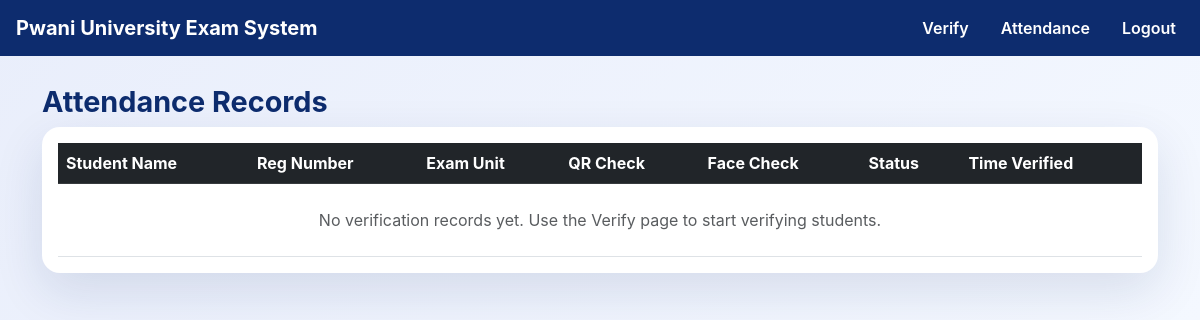
The page /attendance (signed in) on the database as committed earlier.
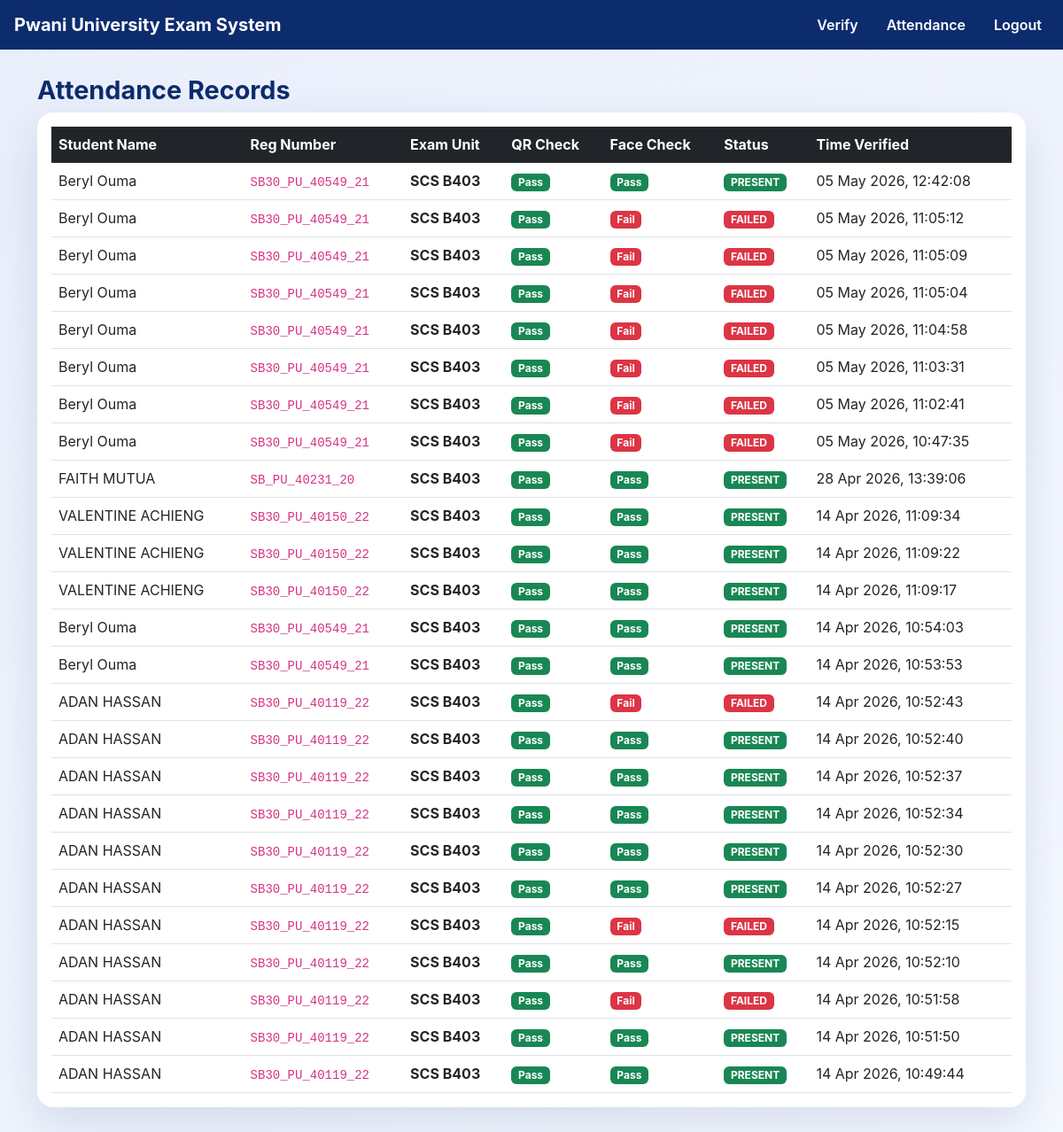
The same page on the database as committed later.
### models.py (models this page shows)
class AttendanceRecord(db.Model):
    id            = db.Column(db.Integer, primary_key=True)
    student_id    = db.Column(db.Integer, db.ForeignKey("student.id"))
    exam_id       = db.Column(db.Integer, db.ForeignKey("exam.id"))
    verified_at   = db.Column(db.DateTime, default=datetime.utcnow)
    qr_verified   = db.Column(db.Boolean, default=False)  # True = QR scanned OK
    face_verified = db.Column(db.Boolean, default=False)  # True = face matched
    status        = db.Column(db.String(20), default="pending")
    student = db.relationship("Student", backref="attendance_records")
    exam    = db.relationship("Exam",    backref="attendance_records")

class Student(db.Model):
    id            = db.Column(db.Integer, primary_key=True)
    reg_number    = db.Column(db.String(50), unique=True, nullable=False)
    full_name     = db.Column(db.String(100), nullable=False)
    course        = db.Column(db.String(100))
    email         = db.Column(db.String(100))
    face_encoding = db.Column(db.Text)       # 128-number face signature, stored as JSON
    qr_code_path  = db.Column(db.String(200))# path to the saved QR code image
    created_at    = db.Column(db.DateTime, default=datetime.utcnow)

class Exam(db.Model):
    id        = db.Column(db.Integer, primary_key=True)
    unit_code = db.Column(db.String(20),  nullable=False)
    unit_name = db.Column(db.String(100), nullable=False)
    exam_date = db.Column(db.DateTime,    nullable=False)
    venue     = db.Column(db.String(100))

### app.py (the view)
@app.route("/attendance")
@invigilator_required
def attendance():
    records = AttendanceRecord.query.order_by(
                  AttendanceRecord.verified_at.desc()).all()
    return render_template("attendance.html", records=records)

### app.py (called while the page is built)
def invigilator_required(f):
    @wraps(f)
    def decorated(*args, **kwargs):
        if not session.get("invigilator_logged_in"):
            flash("Invigilator login required.", "warning")
            return redirect(url_for("invigilator_login"))
        return f(*args, **kwargs)
    return decorated

### templates/attendance.html
{% extends "base.html" %}
{% block content %}
<p class="page-title">Attendance Records</p>
<div class="card p-3">
  <table class="table table-hover mb-0">
    <thead class="table-dark">
      <tr>
        <th>Student Name</th>
        <th>Reg Number</th>
        <th>Exam Unit</th>
        <th>QR Check</th>
        <th>Face Check</th>
        <th>Status</th>
        <th>Time Verified</th>
      </tr>
    </thead>
    <tbody>
      {% for r in records %}
      <tr>
        <td>{{ r.student.full_name }}</td>
        <td><code>{{ r.student.reg_number }}</code></td>
        <td><strong>{{ r.exam.unit_code }}</strong></td>
        <td>
          {% if r.qr_verified %}
          <span class="badge bg-success">Pass</span>
          {% else %}
          <span class="badge bg-danger">Fail</span>
          {% endif %}
        </td>
        <td>
          {% if r.face_verified %}
          <span class="badge bg-success">Pass</span>
          {% else %}
          <span class="badge bg-danger">Fail</span>
          {% endif %}
        </td>
        <td>
          <span class="badge
            bg-{% if r.status == "present" %}success{% else %}danger{% endif %}">
            {{ r.status | upper }}
          </span>
        </td>
        <td>{{ r.verified_at.strftime("%d %b %Y, %H:%M:%S") }}</td>
      </tr>
      {% endfor %}
      {% if not records %}
      <tr>
        <td colspan="7" class="text-center text-muted py-4">
            No verification records yet. Use the Verify page to
            start verifying students.
        </td>
      </tr>
      {% endif %}
    </tbody>
  </table>
</div>
{% endblock %}

### templates/base.html (shortened to what this page needs)
<!DOCTYPE html>
<html lang="en">
<head>
  <link href="https://cdn.jsdelivr.net/npm/bootstrap@5.3.0/dist/css/bootstrap.min.css"
        rel="stylesheet">
</head>
<body>
  <nav class="navbar navbar-expand-lg mb-4 px-3">
    <a class="navbar-brand fw-bold" href="/">
        Pwani University Exam System</a>
    <div class="navbar-nav ms-auto d-flex flex-row gap-3 align-items-center">
      {% if session.admin_logged_in %}
        <a class="nav-link" href="/dashboard">Dashboard</a>
        <a class="nav-link" href="/register">Register</a>
        <a class="nav-link" href="/students">Students</a>
        <a class="nav-link" href="/exams">Exams</a>
        <a class="nav-link" href="/admin/logout">Logout</a>
      {% elif session.invigilator_logged_in %}
        <a class="nav-link" href="/verify">Verify</a>
        <a class="nav-link" href="/attendance">Attendance</a>
        <a class="nav-link" href="/invigilator/logout">Logout</a>
      {% elif session.student_logged_in %}
        <a class="nav-link nav-link-portal fw-bold" href="/student-portal">📱 Student Portal</a>
        <a class="nav-link" href="/student/logout">Logout</a>
      {% else %}
        <a class="nav-link" href="/admin/login">Admin Login</a>
        <a class="nav-link" href="/invigilator/login">Supervisor Login</a>
        <a class="nav-link" href="/student/login">Student Login</a>
      {% endif %}
    </div>
  </nav>
  <div class="container pb-5">
    {% block content %}{% endblock %}
  </div>
</body>
</html>

### templates/base.html (style rules this page uses)
body { background: linear-gradient(135deg, #e9eefb 0%, #f4f8ff 100%); font-family: Inter, system-ui, -apple-system, BlinkMacSystemFont, "Segoe UI", sans-serif; }
.navbar { background: #0d2c6e; }
.navbar-brand, .nav-link { color: #ffffff !important; font-weight: 600; }
.card { border: none; border-radius: 18px; box-shadow: 0 18px 50px rgba(15, 43, 101, 0.12); }
.page-title { font-size: 1.8rem; font-weight: 700; color: #0d2c6e; margin-bottom: 0.25rem; }

Rows that differ between the two databases and show on the page:
added AttendanceRecord: student.full_name "Beryl Ouma", student.reg_number "SB30_PU_40549_21", exam.unit_code "SCS B403", qr_verified "Pass", face_verified "Pass", status "PRESENT", verified_at "05 May 2026, 12:42:08"
added AttendanceRecord: student.full_name "Beryl Ouma", student.reg_number "SB30_PU_40549_21", exam.unit_code "SCS B403", qr_verified "Pass", face_verified "Fail", status "FAILED", verified_at "05 May 2026, 11:05:12"
added AttendanceRecord: student.full_name "Beryl Ouma", student.reg_number "SB30_PU_40549_21", exam.unit_code "SCS B403", qr_verified "Pass", face_verified "Fail", status "FAILED", verified_at "05 May 2026, 11:05:09"
added AttendanceRecord: student.full_name "Beryl Ouma", student.reg_number "SB30_PU_40549_21", exam.unit_code "SCS B403", qr_verified "Pass", face_verified "Fail", status "FAILED", verified_at "05 May 2026, 11:05:04"
added AttendanceRecord: student.full_name "Beryl Ouma", student.reg_number "SB30_PU_40549_21", exam.unit_code "SCS B403", qr_verified "Pass", face_verified "Fail", status "FAILED", verified_at "05 May 2026, 11:04:58"
added AttendanceRecord: student.full_name "Beryl Ouma", student.reg_number "SB30_PU_40549_21", exam.unit_code "SCS B403", qr_verified "Pass", face_verified "Fail", status "FAILED", verified_at "05 May 2026, 11:03:31"
added AttendanceRecord: student.full_name "Beryl Ouma", student.reg_number "SB30_PU_40549_21", exam.unit_code "SCS B403", qr_verified "Pass", face_verified "Fail", status "FAILED", verified_at "05 May 2026, 11:02:41"
added AttendanceRecord: student.full_name "Beryl Ouma", student.reg_number "SB30_PU_40549_21", exam.unit_code "SCS B403", qr_verified "Pass", face_verified "Fail", status "FAILED", verified_at "05 May 2026, 10:47:35"
added AttendanceRecord: student.full_name "FAITH MUTUA", student.reg_number "SB_PU_40231_20", exam.unit_code "SCS B403", qr_verified "Pass", face_verified "Pass", status "PRESENT", verified_at "28 Apr 2026, 13:39:06"
added AttendanceRecord: student.full_name "VALENTINE ACHIENG", student.reg_number "SB30_PU_40150_22", exam.unit_code "SCS B403", qr_verified "Pass", face_verified "Pass", status "PRESENT", verified_at "14 Apr 2026, 11:09:34"
added AttendanceRecord: student.full_name "VALENTINE ACHIENG", student.reg_number "SB30_PU_40150_22", exam.unit_code "SCS B403", qr_verified "Pass", face_verified "Pass", status "PRESENT", verified_at "14 Apr 2026, 11:09:22"
added AttendanceRecord: student.full_name "VALENTINE ACHIENG", student.reg_number "SB30_PU_40150_22", exam.unit_code "SCS B403", qr_verified "Pass", face_verified "Pass", status "PRESENT", verified_at "14 Apr 2026, 11:09:17"
added AttendanceRecord: student.full_name "Beryl Ouma", student.reg_number "SB30_PU_40549_21", exam.unit_code "SCS B403", qr_verified "Pass", face_verified "Pass", status "PRESENT", verified_at "14 Apr 2026, 10:54:03"
added AttendanceRecord: student.full_name "Beryl Ouma", student.reg_number "SB30_PU_40549_21", exam.unit_code "SCS B403", qr_verified "Pass", face_verified "Pass", status "PRESENT", verified_at "14 Apr 2026, 10:53:53"
added AttendanceRecord: student.full_name "ADAN HASSAN", student.reg_number "SB30_PU_40119_22", exam.unit_code "SCS B403", qr_verified "Pass", face_verified "Fail", status "FAILED", verified_at "14 Apr 2026, 10:52:43"
added AttendanceRecord: student.full_name "ADAN HASSAN", student.reg_number "SB30_PU_40119_22", exam.unit_code "SCS B403", qr_verified "Pass", face_verified "Pass", status "PRESENT", verified_at "14 Apr 2026, 10:52:40"
added AttendanceRecord: student.full_name "ADAN HASSAN", student.reg_number "SB30_PU_40119_22", exam.unit_code "SCS B403", qr_verified "Pass", face_verified "Pass", status "PRESENT", verified_at "14 Apr 2026, 10:52:37"
added AttendanceRecord: student.full_name "ADAN HASSAN", student.reg_number "SB30_PU_40119_22", exam.unit_code "SCS B403", qr_verified "Pass", face_verified "Pass", status "PRESENT", verified_at "14 Apr 2026, 10:52:34"
added AttendanceRecord: student.full_name "ADAN HASSAN", student.reg_number "SB30_PU_40119_22", exam.unit_code "SCS B403", qr_verified "Pass", face_verified "Pass", status "PRESENT", verified_at "14 Apr 2026, 10:52:30"
added AttendanceRecord: student.full_name "ADAN HASSAN", student.reg_number "SB30_PU_40119_22", exam.unit_code "SCS B403", qr_verified "Pass", face_verified "Pass", status "PRESENT", verified_at "14 Apr 2026, 10:52:27"
added AttendanceRecord: student.full_name "ADAN HASSAN", student.reg_number "SB30_PU_40119_22", exam.unit_code "SCS B403", qr_verified "Pass", face_verified "Fail", status "FAILED", verified_at "14 Apr 2026, 10:52:15"
added AttendanceRecord: student.full_name "ADAN HASSAN", student.reg_number "SB30_PU_40119_22", exam.unit_code "SCS B403", qr_verified "Pass", face_verified "Pass", status "PRESENT", verified_at "14 Apr 2026, 10:52:10"
added AttendanceRecord: student.full_name "ADAN HASSAN", student.reg_number "SB30_PU_40119_22", exam.unit_code "SCS B403", qr_verified "Pass", face_verified "Fail", status "FAILED", verified_at "14 Apr 2026, 10:51:58"
added AttendanceRecord: student.full_name "ADAN HASSAN", student.reg_number "SB30_PU_40119_22", exam.unit_code "SCS B403", qr_verified "Pass", face_verified "Pass", status "PRESENT", verified_at "14 Apr 2026, 10:51:50"
added AttendanceRecord: student.full_name "ADAN HASSAN", student.reg_number "SB30_PU_40119_22", exam.unit_code "SCS B403", qr_verified "Pass", face_verified "Pass", status "PRESENT", verified_at "14 Apr 2026, 10:49:44"
Other text that changed with them:
text no longer shown: "No verification records yet. Use the Verify page to start verifying students."
